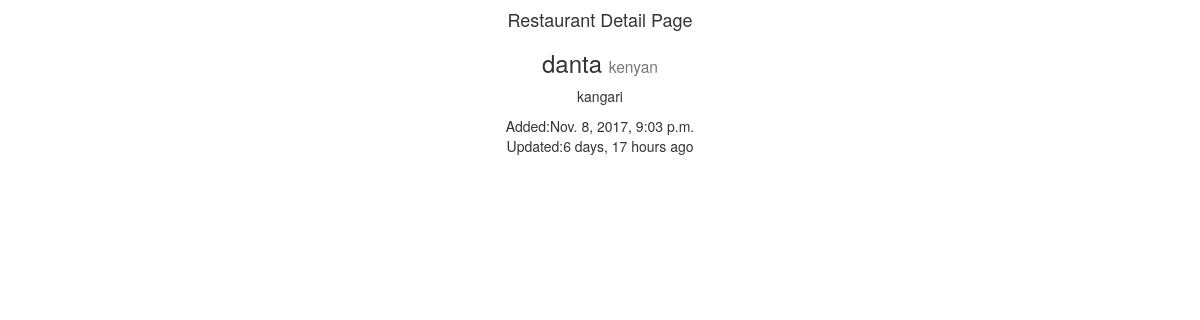
The page /restaurants/danta/ on the database as committed earlier.
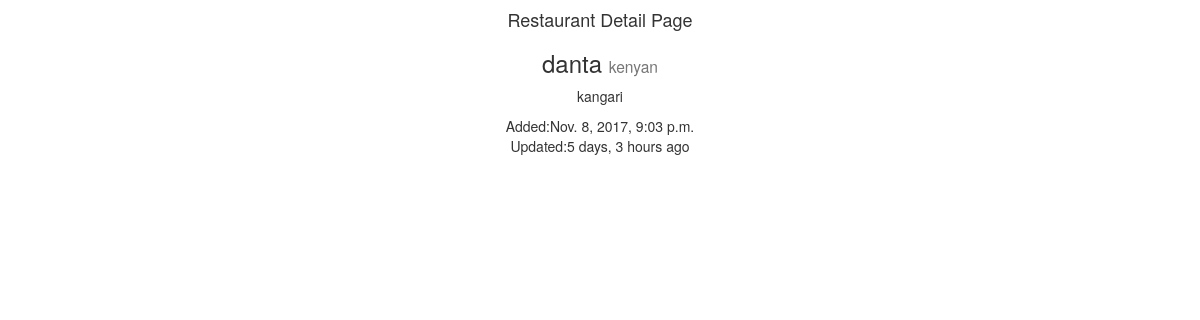
The same page on the database as committed later.
### restaurants/models.py (models this page shows, shortened)
class RestaurantLocation(models.Model):
    owner     =      models.ForeignKey(User)
    name      =      models.CharField(max_length=120)
    location  =      models.CharField(max_length=120,blank=True, null=True)
    category  =      models.CharField(max_length=120,blank=False, null=True)
    timestamp =      models.DateTimeField(auto_now_add=True)  #when it was created/ added
    updated   =      models.DateTimeField(auto_now=True) #when it was updated/changed
    slug      =      models.SlugField(unique=True,blank=True, null=True)

### restaurants/views.py (the view)
# urls.py: url(r'^restaurants/(?P<slug>[\w-]+)/$',RestaurantDetailView.as_view()),
class RestaurantDetailView(DetailView):
    queryset = RestaurantLocation.objects.all()

### restaurants/templates/restaurants/restaurantlocation_detail.html
{% extends "restaurants/base.html" %}
{% block content %}
<h4 style="text-align:center;">Restaurant Detail Page</h4>
<div style="text-align:center;">
<h3>{{object.name}} <small>{{object.category}}</small></h3>
<p>{{object.location}}</p>
<p>Added:{{object.timestamp}} <br> Updated:{{object.updated|timesince}} ago</p>
{% endblock content %}

Rows that differ between the two databases and show on the page:
changed RestaurantLocation "danta": updated "6 days, 17 hours" → "5 days, 3 hours"
